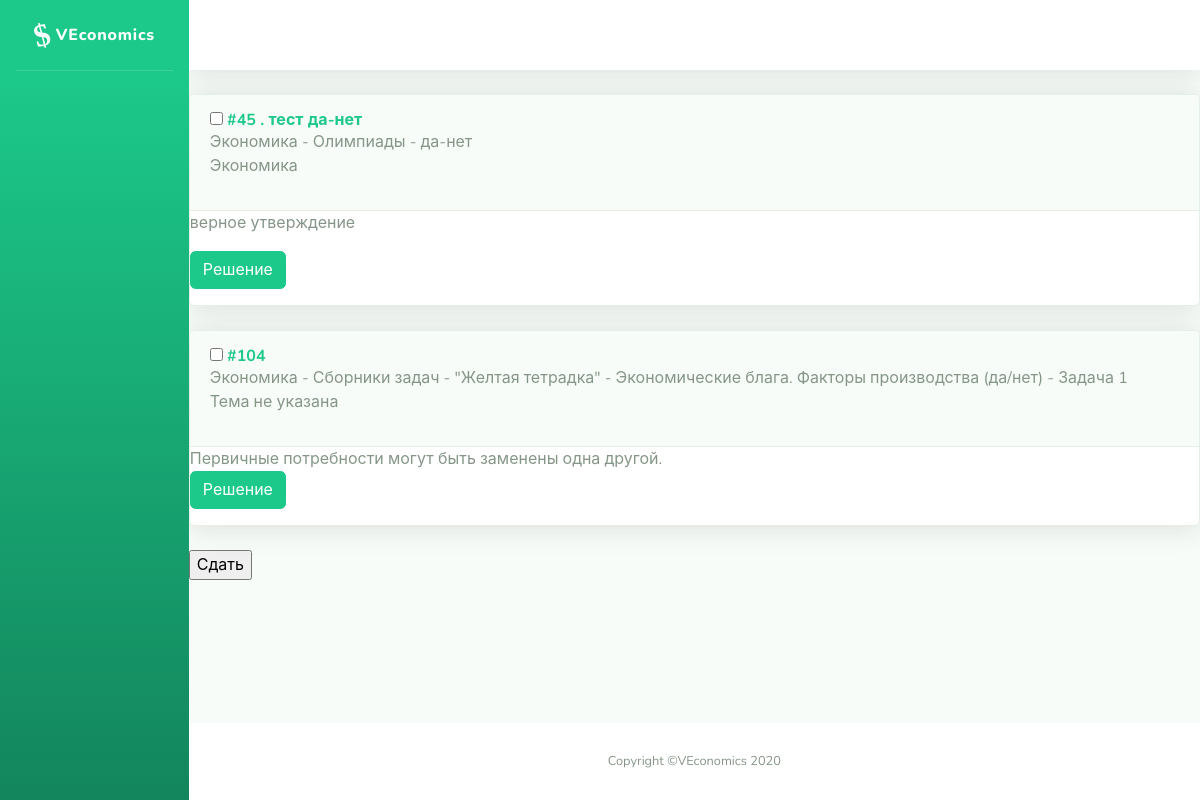
The page /problems/testset/26 (signed in) on the database its author committed.
### problems/models.py (models this page shows, shortened)
class Problem(models.Model):
    name = models.CharField('Название', max_length=200, blank=True, null=True)
    task = RichTextUploadingField('Условие')
    problem_type = models.IntegerField('Тип задачи', choices=TYPE_CHOICES, blank=False, null=False, default=0)
    short_answer = models.CharField('Ответ (для автоматической проверки)', max_length=200, blank=True)
    yesno_answer = models.IntegerField('Ответ ДА/НЕТ', choices=YESNO_CHOICES, blank=False, default=0)
    solution = RichTextUploadingField('Решение', blank=True)
    hint = RichTextUploadingField('Подсказка', blank=True)
    topics = models.ManyToManyField(Topic, related_name="problems", verbose_name='Темы')
    assignments = models.ManyToManyField(User, through='Assignment', through_fields=['problem', 'person'])
    class Meta:
        ordering = ['id']

class Source(models.Model):
    name = models.CharField('Название', max_length=200)
    parent = models.ForeignKey('Source', on_delete=models.CASCADE, verbose_name="Предок", related_name='children',
                               blank=True, null=True)
    order = models.IntegerField('Порядковый номер')
    problem = models.ForeignKey(Problem, on_delete=models.CASCADE, blank=True, null=True)
    def __str__(self):
        try: # recursion could raise error
            if self.parent:
                return "{} - {}".format(self.parent, self.name)
            else:
                return self.name
        except:
            return self.name
    class Meta:
        ordering = ['id']

class Topic(models.Model):
    name = models.CharField('Название', max_length=200)
    parent = models.ForeignKey('Topic', on_delete=models.CASCADE, related_name='children', verbose_name='Предок', null=True, blank=True)
    order = models.IntegerField('Порядковый номер')
    leaf = models.BooleanField('Конечная вершина (можно привязывать задачи)', default=False)
    def __str__(self):
        return self.name
    class Meta:
        ordering = ['order']

### problems/views.py (the view)
# urls.py: path('testset/<int:pk>', views.testset, name='testset'),
def testset(request, pk):
    result = []
    assigned_testset = TestSetAssignment.objects.get(pk=pk)
    for problem in assigned_testset.test_set.problems.all():
        problem.form = SubmitForm(prefix=str(problem.id), problem=problem)
        result.append(problem)
    return render(request, 'problems/solve_testset.html', {'assigned_tests': result, 'assigned': assigned_testset})

### problems/templates/problems/solve_testset.html (shortened to what this page needs)
{% extends "problems/sb/base.html" %}
{% block content %}
    <form method="POST" action="{% url 'check_testset' %}">
       {% for problem in assigned_tests %}
            {% include 'problems/problem.html' %}
       {% endfor %}
       <p><input type="submit" value="Сдать"></p>
    </form>
{% endblock %}

### problems/templates/problems/problem.html (shortened to what this page needs)
{% autoescape off%}
<div class="problem">
    <div class="card shadow mb-4">
        <div class="problem-header">
            <a name="problem-{{ problem.id }}" class="d-block card-header py-3" role="button" aria-expanded="true" aria-controls="collapse">
                    <h6 class="m-0 font-weight-bold text-primary">
                        {% if 'teacher' in request.user.groups.all.0.name %}
                            <div class="problem-checkbox">
                                 <input type="checkbox" name="problem" class="checkbox-check" value="{{ problem.id }}">
                            </div>
                        {% endif %}
                        <nobr>
                            <div class="problem-id">
                                #{{ problem.id }}
                            </div>
                            {% if problem.name %}
                                <div class="problem-name">
                                    . {{ problem.name }}&nbsp;
                                </div>
                            {% endif %}
                        </nobr>
                    </h6>
                {% if 'teacher' in user.groups.all.0.name %}
                    <div class="problem-subtitle">
                        {% if problem.source_set.all %}
                            <div class="problem-sources">
                                {% for source in problem.source_set.all %}
                                    {% if forloop.last %}
                                        {{ source }}
                                    {% else %}
                                        {{ source }},<br>
                                    {% endif %}
                                {% endfor %}
                            </div>
                        {% endif %}
                        <div class="problem-topics"><p>
                            {% for topic in problem.topics.all %}
                                {% if forloop.last %}
                                    {{ topic }}
                                {% else %}
                                    {{ topic }},<br>
                                {% endif %}
                            {% endfor %}
                        </p></div>
                    </div>
                {% endif %}
            </a>
        </div>
        <div class="collapse show" id="problem-{{ problem.id }}">
            <div class="problem-task">
                {{ problem.task }}
            </div>
            <div class="problem-buttons">
                {% if 'teacher' in user.groups.all.0.name %}
                    {% if problem.solution or problem.variants or problem.short_answer or problem.yesno_answer %}
                        <a class="btn btn-primary" data-toggle="collapse" href="#solution-{{ problem.id }}" role="button" aria-expanded="false" aria-controls="collapseExample">Решение</a>
                    {% endif %}
                {% endif %}
            </div>
        </div>
    </div>
</div>
{% endautoescape %}

### problems/static/problems/main.css (style rules this page uses)
.problem-header { white-space:nowrap }
h6 div { display:inline-block; }

### rows shown on the page
Problem: id "45", name "тест да-нет", task "верное утверждение"
Source: parent+name "Экономика - Олимпиады - да-нет"
Topic: name "Экономика"
Problem: id "104", task "Первичные потребности могут быть заменены одна другой."
Source: parent+name "Экономика - Сборники задач - \"Желтая тетрадка\" - Экономические блага. Факторы производства (да/нет) - Задача 1"
Topic: name "Тема не указана"
